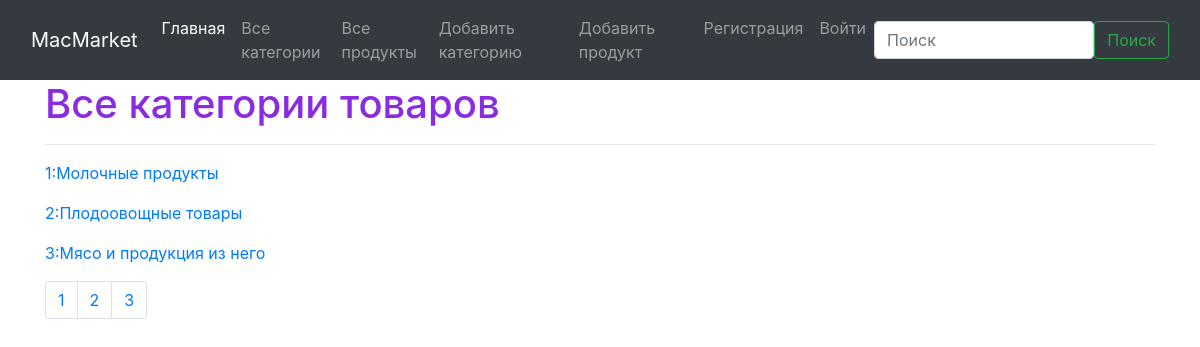
The app's page /product/ with its own data.
### homework/models.py (models this page shows, shortened)
class Category(models.Model):
    class Meta:
        verbose_name = 'категория'
        verbose_name_plural = 'категории'
    name = models.CharField(max_length=100, verbose_name='название')

### homework/views.py (the view)
# urls.py: path('product/', views.get_all_product),
def get_all_product(request):
    word = request.GET.get('search', '')
    page = int(request.GET.get('page', 1))
    category = Category.objects.filter(name__contains=word)
    count = category.count()
    print(count // PAGE_SIZE)
    if count % PAGE_SIZE == 0:
        buttons = count // PAGE_SIZE
    else:
        buttons = count // PAGE_SIZE + 1
        print([i for i in range(1, buttons + 1)])
    start = (page - 1) * PAGE_SIZE
    end = page * PAGE_SIZE
    data = {
        'all_product': category[start:end],
        'username': auth.get_user(request).username,
        'buttons': [i for i in range(1, buttons + 1)]
    }
    return render(request, 'product.html', context=data)

### templates/product.html
{% extends 'layout.html' %}
{% block content %}
    <h1 style="color: blueviolet">Все категории товаров</h1>
    <hr>
    {% for i in all_product %}
        <a href="/product/{{ i.id }}/">
            <p>{{ i.id }}:{{ i.name }}</p>
        </a>
    {% endfor %}
       <nav aria-label="Page navigation example">
        <ul class="pagination">
            {% for button in buttons %}
                <li class="page-item"><a class="page-link" href="/product/?page={{ button }}">{{ button }}</a>
                </li>
            {% endfor %}
        </ul>
    </nav>
{% endblock %}

### static/css/style.css (style rules this page uses)
body { background: #fdc0ff; }

### records on screen
Category: id "1", name "Молочные продукты"
Category: id "2", name "Плодоовощные товары"
Category: id "3", name "Мясо и продукция из него"

### other values on screen
{{ button }} "1" "2" "3"
